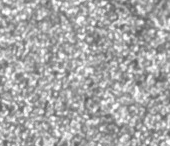
#> input picture enhanced_debug/06_resolution_adaptive_original.png, 170 x 146 px
$ python -i analyzer.py   (imports and definitions only)   (older library calls are emulated)
#> lines starting #> are read from the running program, lines starting #| are printed output that depends on the picture; after the words box and inside, x2 and y2 are one past the last pixel; in counts of white or black regions, pixels touching at a corner belong together
### analysis/core/subset_analyzer.py
# analysis/core/subset_analyzer.py - Advanced Calculations, Simple Interface

import cv2
import numpy as np
from scipy.signal import correlate2d
from scipy.stats import entropy


def determine_optimal_subset_size(image):
    """
    IMPROVED: More consistent subset size determination

    Uses multiple criteria and picks the most stable result.
    """
    # Convert to grayscale if needed
    if len(image.shape) == 3:
        gray = cv2.cvtColor(image, cv2.COLOR_RGB2GRAY)
    else:
        gray = image.copy()

    h, w = gray.shape
    min_dim = min(h, w)

    # Standard DIC subset sizes to consider
    possible_sizes = [11, 15, 21, 31, 41, 51]
    valid_sizes = [s for s in possible_sizes if s < min_dim / 3]

    if not valid_sizes:
        return 21  # Safe default

    # Use image-size based heuristic for consistency
    # This reduces sensitivity to local image features
    if min_dim < 200:
        return 15
    elif min_dim < 500:
        return 21
    elif min_dim < 1000:
        return 31
    else:
        return 41


# [239 lines left out: functions _analyze_feature_characteristics, _autocorrelation_feature_analysis, _frequency_domain_analysis, _texture_based_analysis, _size_fallback_heuristic, not called in this run]


def analyze_subset_grid(image, subset_size=21, overlap=0.5):
    """Advanced subset grid analysis with comprehensive quality assessment

    Uses sophisticated internal calculations but provides simple interface.

    Args:
        image: Numpy array of image
        subset_size: Size of each subset (auto-determined if None)
        overlap: Overlap fraction between subsets

    Returns:
        tuple: (quality_map, average_quality)
    """
    # Convert to grayscale if needed
    if len(image.shape) == 3:
        gray = cv2.cvtColor(image, cv2.COLOR_RGB2GRAY)
    else:
        gray = image.copy()

    # Auto-determine subset size if not provided
    if subset_size is None:
        subset_size = determine_optimal_subset_size(gray)

    # Import the advanced quality map generation
    from analysis.quality_map.map_generator import _analyze_subset_quality_advanced

    # Generate quality map using sophisticated analysis (internal complexity)
    step_size = max(1, int(subset_size * (1 - overlap)))
    quality_map = _analyze_subset_quality_advanced(gray, subset_size, step_size)

    # Calculate simple statistics for interface
    avg_quality = np.mean(quality_map)

    return quality_map, avg_quality


# [248 lines left out: functions create_subset_grid, compute_subset_quality, _compute_advanced_subset_quality, find_optimal_subsets, not called in this run]

### analysis/quality_map/map_generator.py
# analysis/quality_map/map_generator.py - CLEANED: Only essential DIC spectrums

import cv2
import numpy as np
import warnings
from analysis.core.subset_analyzer import determine_optimal_subset_size

# Suppress specific overflow warnings for this module
warnings.filterwarnings('ignore', category=RuntimeWarning, message='overflow encountered in scalar add')
warnings.filterwarnings('ignore', category=RuntimeWarning, message='overflow encountered in scalar multiply')
warnings.filterwarnings('ignore', category=RuntimeWarning, message='overflow encountered in scalar divide')


# [345 lines left out: functions generate_quality_map, generate_zeiss_style_quality_map, _apply_dic_colormap, _create_custom_dic_spectrum, _create_zeiss_style_dic_spectrum, _create_ultra_strict_dic_spectrum and 1 more, not called in this run]


def _analyze_subset_quality_advanced(gray, subset_size=21, step_size=5):
    """Advanced subset quality analysis with comprehensive metrics"""
    h, w = gray.shape

    # Initialize quality map and count map for averaging overlapping regions
    quality_map = np.zeros((h, w), dtype=np.float32)
    count_map = np.zeros((h, w), dtype=np.int32)

    # Pre-calculate image gradients for efficiency
    grad_x = cv2.Sobel(gray, cv2.CV_64F, 1, 0, ksize=3)
    grad_y = cv2.Sobel(gray, cv2.CV_64F, 0, 1, ksize=3)
    gradient_magnitude = np.sqrt(grad_x ** 2 + grad_y ** 2)

    # Process each subset with comprehensive analysis
    for y in range(0, h - subset_size + 1, step_size):
        for x in range(0, w - subset_size + 1, step_size):
            # Extract subset
            subset = gray[y:y + subset_size, x:x + subset_size]
            subset_gradients = gradient_magnitude[y:y + subset_size, x:x + subset_size]

            # Calculate comprehensive quality score for this subset
            quality_score = _calculate_comprehensive_quality(
                subset, subset_gradients, gray, x, y, subset_size
            )

            # Map quality back to image coordinates
            y_end = min(y + subset_size, h)
            x_end = min(x + subset_size, w)
            quality_map[y:y_end, x:x_end] += quality_score
            count_map[y:y_end, x:x_end] += 1

    # Average overlapping regions
    mask = count_map > 0
    quality_map[mask] /= count_map[mask]

    # Apply smoothing for better visualization
    quality_map = cv2.GaussianBlur(quality_map, (3, 3), 0)

    # Ensure values are in [0, 1] range
    quality_map = np.clip(quality_map, 0, 1)

    return quality_map


def _calculate_comprehensive_quality(subset, subset_gradients, full_image, x_pos, y_pos, subset_size):
    """
    Subset size independent quality calculation
    """

    # 1. GRADIENT ANALYSIS (60% weight) - Size-normalized
    # Sum of Squared Gradients (SSG) - normalized by subset area
    ssg = np.sum(subset_gradients ** 2)
    normalized_ssg = ssg / (subset.size * 255 ** 2)

    # Mean Intensity Gradient (MIG) - most reliable metric per literature
    mig = np.mean(subset_gradients)
    normalized_mig = mig / 255.0

    # Size-independent gradient scoring
    mig_score = min(1.0, normalized_mig * 6)  # Reduced sensitivity
    ssg_score = min(1.0, normalized_ssg * 200)  # Reduced sensitivity

    # Gradient distribution quality
    gradient_mean = np.mean(subset_gradients)
    gradient_std = np.std(subset_gradients)
    gradient_cv = gradient_std / (gradient_mean + 1e-6)

    # Size-independent distribution scoring
    if 0.5 <= gradient_cv <= 2.0:
        distribution_bonus = 1.0
    elif 0.3 <= gradient_cv <= 3.0:
        distribution_bonus = 0.9
    else:
        distribution_bonus = 0.8

    # Combined gradient score
    gradient_score = (mig_score * 0.7 + ssg_score * 0.3) * distribution_bonus

    # 2. SPECKLE MORPHOLOGY ANALYSIS (20% weight) - Size-normalized
    morphology_score = _analyze_speckle_morphology(subset, subset_size)

    # 3. CONTRAST ANALYSIS (10% weight) - Already size-independent
    subset_std = np.std(subset)
    subset_mean = np.mean(subset)
    rms_contrast = subset_std / (subset_mean + 1e-6)
    contrast_score = min(1.0, rms_contrast / 0.25)

    # 4. UNIQUENESS ANALYSIS (10% weight) - Size-compensated
    uniqueness_score = _calculate_size_independent_uniqueness(subset, subset_size)

    # COMBINE ALL METRICS INTO FINAL QUALITY SCORE
    overall_quality = (
            gradient_score * 0.60 +  # Gradient content (DOMINANT)
            morphology_score * 0.20 +  # Speckle morphology
            contrast_score * 0.10 +  # Basic contrast
            uniqueness_score * 0.10  # Pattern uniqueness
    )

    return max(0.0, min(1.0, overall_quality))


def _analyze_speckle_morphology(subset, subset_size):
    """Size-independent speckle morphology analysis"""
    # Create binary image using adaptive thresholding
    # Adjust block size based on subset size
    block_size = max(3, min(subset_size // 3, 15))
    if block_size % 2 == 0:
        block_size += 1

    binary = cv2.adaptiveThreshold(
        subset, 255, cv2.ADAPTIVE_THRESH_GAUSSIAN_C,
        cv2.THRESH_BINARY, block_size, 2
    )

    # Find connected components (speckles)
    num_labels, labels, stats, centroids = cv2.connectedComponentsWithStats(binary, connectivity=8)

    if num_labels < 2:  # No meaningful speckles
        return 0.3  # Neutral score, not penalizing

    # Analyze speckle sizes (skip background at index 0)
    areas = stats[1:, cv2.CC_STAT_AREA]

    # Size-relative speckle filtering
    # Minimum speckle should be ~0.5% of subset area
    min_speckle_area = max(2, int(subset_size * subset_size * 0.005))
    # Maximum speckle should be ~5% of subset area
    max_speckle_area = int(subset_size * subset_size * 0.05)

    valid_areas = areas[(areas >= min_speckle_area) & (areas <= max_speckle_area)]

    if len(valid_areas) == 0:
        return 0.4  # Some speckles exist but wrong size

    # Calculate size-normalized speckle characteristics
    avg_speckle_diameter = np.sqrt(np.mean(valid_areas) / np.pi) * 2
    coverage = np.sum(valid_areas) / (subset.shape[0] * subset.shape[1])
    speckle_count = len(valid_areas)

    # Size-relative scoring
    # Optimal speckle diameter: 2-8% of subset size
    relative_speckle_size = avg_speckle_diameter / subset_size
    if 0.02 <= relative_speckle_size <= 0.08:
        size_score = 1.0
    elif 0.015 <= relative_speckle_size <= 0.12:
        size_score = 0.9
    elif 0.01 <= relative_speckle_size <= 0.15:
        size_score = 0.7
    else:
        size_score = 0.5

    # Coverage scoring (30-70% is good for most DIC)
    if 0.25 <= coverage <= 0.70:
        coverage_score = 1.0
    elif 0.15 <= coverage <= 0.80:
        coverage_score = 0.9
    else:
        coverage_score = 0.6

    # Density scoring - relative to subset size
    expected_speckles = subset_size * subset_size / (avg_speckle_diameter ** 2 * 4)
    density_ratio = speckle_count / (expected_speckles + 1e-6)
    if 0.3 <= density_ratio <= 3.0:
        density_score = 1.0
    elif 0.1 <= density_ratio <= 5.0:
        density_score = 0.8
    else:
        density_score = 0.6

    return size_score * 0.5 + coverage_score * 0.3 + density_score * 0.2


def _calculate_size_independent_uniqueness(subset, subset_size):
    """Size-independent uniqueness calculation"""
    # Calculate gradients
    grad_x = cv2.Sobel(subset, cv2.CV_64F, 1, 0, ksize=3)
    grad_y = cv2.Sobel(subset, cv2.CV_64F, 0, 1, ksize=3)
    gradient_magnitude = np.sqrt(grad_x ** 2 + grad_y ** 2)

    # Size-normalized feature counting
    total_pixels = subset_size * subset_size

    # Directional features (good for correlation)
    horizontal_features = np.sum(np.abs(grad_x) > np.abs(grad_y))
    vertical_features = np.sum(np.abs(grad_y) > np.abs(grad_x))
    total_features = horizontal_features + vertical_features

    if total_features == 0:
        return 0.3

    # Balance of directional features
    balance = min(horizontal_features, vertical_features) / total_features

    # Size-normalized gradient variance
    gradient_variance = np.var(gradient_magnitude)
    # Normalize by subset size to make size-independent
    normalized_variance = min(1.0, gradient_variance / (subset_size * 10))

    # Feature density relative to subset size
    feature_density = total_features / total_pixels
    density_score = min(1.0, feature_density * 3)  # Reasonable density

    return balance * 0.4 + normalized_variance * 0.4 + density_score * 0.2


# [147 lines left out: functions _create_zeiss_high_density_analysis, _calculate_zeiss_style_quality, _create_quality_visualization, not called in this run]


def visualize_quality_map(base_image, quality_map, colormap_name='custom_dic', alpha=0.7):
    """Simple wrapper for quality map visualization"""
    return _create_quality_visualization(base_image, quality_map, colormap_name, alpha)

### analysis/analyzer.py
# analysis/analyzer.py

import cv2
import numpy as np
from analysis.core.subset_analyzer import determine_optimal_subset_size, analyze_subset_grid


def calculate_contrast(gray):
    """Calculate contrast score for DIC quality analysis"""
    # Method 1: Simple contrast ratio (max-min)/max
    min_val = np.min(gray)
    max_val = np.max(gray)
    if max_val == 0 or max_val == min_val:
        simple_contrast = 0
    else:
        simple_contrast = (max_val - min_val) / max_val * 100

    # Method 2: RMS contrast
    mean_intensity = np.mean(gray)
    epsilon = 1e-6  # Small value to avoid division instability
    rms_contrast = np.sqrt(np.mean((gray - mean_intensity) ** 2)) / (mean_intensity + epsilon) * 100

    # Method 3: Local contrast
    local_contrast = calculate_local_contrast(gray)

    # Combine metrics with weights
    contrast_score = (
            simple_contrast * 0.3 +
            rms_contrast * 0.4 +
            local_contrast * 0.3
    )

    # Normalize to 0-100 range
    contrast_score = min(100, max(0, contrast_score))

    return round(contrast_score, 1)


def calculate_local_contrast(gray):
    """Calculate contrast in local windows across the image"""
    h, w = gray.shape
    window_size = max(8, min(32, min(h, w) // 4))  # Ensure window size is reasonable
    step = window_size // 2
    local_contrasts = []

    for y in range(0, h - window_size, step):
        for x in range(0, w - window_size, step):
            window = gray[y:y + window_size, x:x + window_size]
            if window.size > 0:
                min_val = np.min(window)
                max_val = np.max(window)
                if max_val > min_val:
                    local_contrasts.append((max_val - min_val) / max_val * 100)

    return np.mean(local_contrasts) if local_contrasts else 0


def compute_noise_metrics(gray):
    """Compute noise metrics for an image"""
    # Calculate signal properties
    mean_signal = np.mean(gray)
    signal_std = np.std(gray)

    # Estimate noise using difference between image and smoothed version
    smoothed = cv2.GaussianBlur(gray, (5, 5), 0)
    noise = gray.astype(float) - smoothed.astype(float)
    noise_std = np.std(noise)

    # Calculate SNR (Signal-to-Noise Ratio)
    snr = signal_std / noise_std if noise_std > 0 else float('inf')

    # SNR in decibels (dB) = 20 * log10(signal / noise)
    snr_db = 20 * np.log10(snr) if snr > 0 else 0

    # Normalize SNR for quality score (0-100)
    # Good SNR is typically >20dB, excellent >30dB
    normalized_snr = min(100, max(0, snr_db * 2.5)) if snr_db > 0 else 0

    return {
        'noise_std': noise_std,
        'mean_signal': mean_signal,
        'signal_std': signal_std,
        'snr': snr,
        'snr_db': snr_db,
        'noise_level': normalized_snr  # This is used in the overall score
    }


class DICAnalyzer:
    """Main analyzer for DIC image quality assessment

    Coordinates all the different analysis components and provides a simplified
    interface for the main application.
    """

    def __init__(self):
        """Initialize the analyzer with default parameters"""
        self.subset_size = None
        self.overlap = 0.5

    def analyze(self, image):
        """Analyze an image for DIC quality metrics

        Args:
            image: Numpy array of the image to analyze (ROI or full image)

        Returns:
            dict: Complete analysis results with all metrics
        """
        # Convert to grayscale if needed
        if len(image.shape) == 3:
            gray = cv2.cvtColor(image, cv2.COLOR_RGB2GRAY)
        else:
            gray = image.copy()

        # Determine optimal subset size using your existing sophisticated method
        self.subset_size = determine_optimal_subset_size(gray)
        print(f"Using optimal subset size: {self.subset_size}")

        # Use your existing subset grid analysis
        quality_map, avg_quality = analyze_subset_grid(gray, subset_size=self.subset_size)

        # Calculate basic metrics directly
        metrics = self._calculate_basic_metrics(gray)

        # Add quality data
        metrics['average_quality'] = avg_quality * 100
        metrics['subset_size_used'] = self.subset_size

    def _calculate_basic_metrics(self, gray):
        """Calculate basic metrics using the integrated functions"""

        # Contrast using integrated function
        contrast = calculate_contrast(gray)

        # Noise metrics using integrated function
        noise_metrics = compute_noise_metrics(gray)

        # Gradient analysis
        grad_x = cv2.Sobel(gray, cv2.CV_64F, 1, 0, ksize=3)
        grad_y = cv2.Sobel(gray, cv2.CV_64F, 0, 1, ksize=3)
        gradient_magnitude = np.sqrt(grad_x ** 2 + grad_y ** 2)

        # Speckle analysis using adaptive thresholding
        binary = cv2.adaptiveThreshold(
            gray, 255, cv2.ADAPTIVE_THRESH_GAUSSIAN_C, cv2.THRESH_BINARY, 11, 2
        )

        num_labels, labels, stats, centroids = cv2.connectedComponentsWithStats(binary)

        if num_labels > 1:
            areas = stats[1:, cv2.CC_STAT_AREA]  # Skip background
            valid_areas = areas[(areas > 4) & (areas < gray.size / 100)]

            if len(valid_areas) > 0:
                avg_feature_size = np.sqrt(np.mean(valid_areas))
                speckle_density = len(valid_areas) / (gray.shape[0] * gray.shape[1]) * 1e6
                # FIX: Convert numpy types to standard Python float before max()
                pattern_uniformity = max(0.0, float(100 * (1 - np.std(valid_areas) / (np.mean(valid_areas) + 1e-6))))
            else:
                avg_feature_size = 0
                speckle_density = 0
                pattern_uniformity = 0
        else:
            avg_feature_size = 0
            speckle_density = 0
            pattern_uniformity = 0

        # Intensity distribution
        hist, _ = np.histogram(gray, bins=256, range=(0, 256))
        hist = hist / np.sum(hist) if np.sum(hist) > 0 else hist
        non_zero = hist[hist > 0]
        intensity_entropy = -np.sum(non_zero * np.log2(non_zero)) if len(non_zero) > 0 else 0

        return {
            'contrast': contrast,
            'gradient_magnitude': np.mean(gradient_magnitude),
            'noise_level': noise_metrics.get('snr_db', 0),
            'speckle_density': speckle_density,
            'feature_size': avg_feature_size,
            'pattern_uniformity': pattern_uniformity,
            'intensity_distribution': min(100, intensity_entropy * 12),
            'edge_quality': min(100, np.mean(gradient_magnitude) / 2)
        }

>>> import cv2
>>> picture = cv2.cvtColor(cv2.imread('../enhanced_debug/06_resolution_adaptive_original.png'), cv2.COLOR_BGR2RGB)
#> picture is the input picture: shape (146, 170, 3); min 85, max 255, mean 167.8
>>> result = DICAnalyzer().analyze(picture)
#> in analyze, `self.subset_size = determine_optimal_subset_size(gray)`: self.subset_size = 15
#| Using optimal subset size: 15
#> in analyze_subset_grid, `step_size = max(1, int(subset_size * (1 - overlap)))`: step_size = 7
#> in _analyze_subset_quality_advanced, `grad_y = cv2.Sobel(gray, cv2.CV_64F, 0, 1, ksize=3)`:
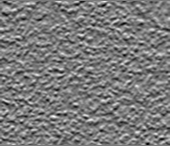
#> grad_y: shape (146, 170) float64; min -425, max 457, mean 0.2; drawn with min black and max white
#> in _analyze_subset_quality_advanced, `gradient_magnitude = np.sqrt(grad_x ** 2 + grad_y ** 2)`:
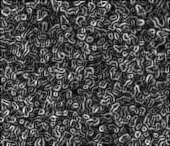
#> gradient_magnitude: shape (146, 170) float64; min 0, max 478.6, mean 142.9; drawn with min black and max white
#> the loop in _analyze_subset_quality_advanced, `for y in range(0, h - subset_size + 1, step_size):` made 19 passes
#> after the loop in _analyze_subset_quality_advanced, `for y in range(0, h - subset_size + 1, step_size):`:
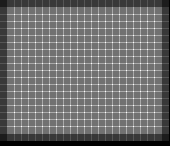
#> count_map: shape (146, 170) int32; min 0, max 9, mean 3.96; drawn with min black and max white
#> in _analyze_subset_quality_advanced, `mask = count_map > 0`:
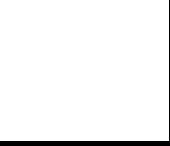
#> mask: shape (146, 170) bool; 96% white; 1 black region, box (x1, y1, x2, y2) and area: (0, 0, 170, 146) 991
#> in _analyze_subset_quality_advanced, `quality_map = cv2.GaussianBlur(quality_map, (3, 3), 0)`:
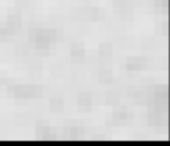
#> quality_map: shape (146, 170) float32; min 0, max 0.905, mean 0.831
#> in compute_noise_metrics, `noise = gray.astype(float) - smoothed.astype(float)`:
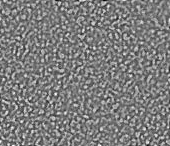
#> noise: shape (146, 170) float64; min -44, max 45, mean 0; drawn with min black and max white
#> in _calculate_basic_metrics, `binary = cv2.adaptiveThreshold( gray, 255, cv2.ADAPTIVE_THRESH_GAUSSIA..`: binary: shape (146, 170); 47.3% white in thin lines or dots
#> in _calculate_basic_metrics, `num_labels, labels, stats, centroids = cv2.connectedComponentsWithStat..`:
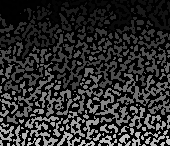
#> labels: shape (146, 170) int32; min 0, max 206, mean 44.7

$ run again, on enhanced_debug/11_speckles_by_size.png
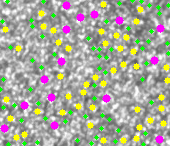
#> input picture enhanced_debug/11_speckles_by_size.png, 170 x 146 px
#> self.subset_size = 15
#| Using optimal subset size: 15
#> step_size = 7
#> the loop in _analyze_subset_quality_advanced, `for y in range(0, h - subset_size + 1, step_size):` made 19 passes
#> mask: shape (146, 170) bool; 96% white; 1 black region, box (x1, y1, x2, y2) and area: (0, 0, 170, 146) 991
#> in _calculate_basic_metrics, `binary = cv2.adaptiveThreshold( gray, 255, cv2.ADAPTIVE_THRESH_GAUSSIA..`:
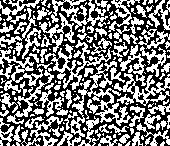
#> binary: shape (146, 170); 47.4% white in thin lines or dots
#> in _calculate_basic_metrics, `num_labels, labels, stats, centroids = cv2.connectedComponentsWithStat..`:
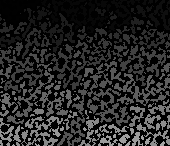
#> labels: shape (146, 170) int32; min 0, max 169, mean 35.5
